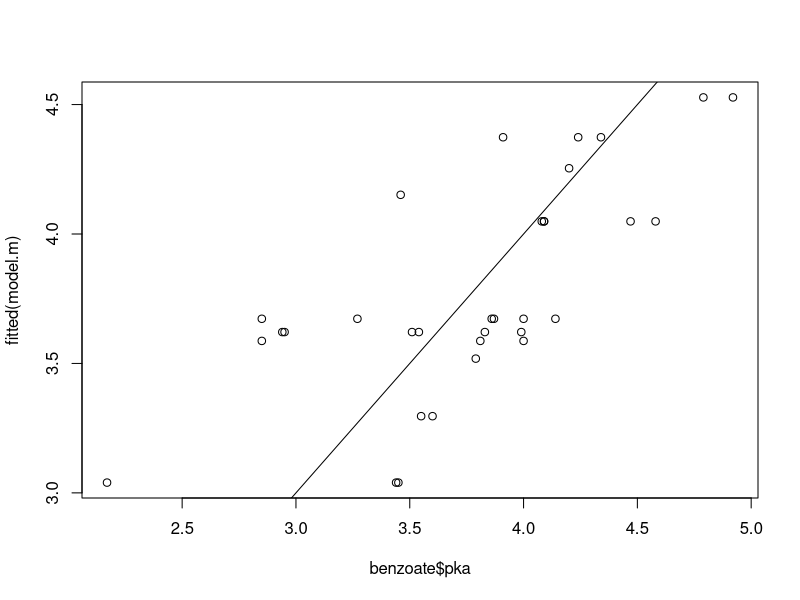
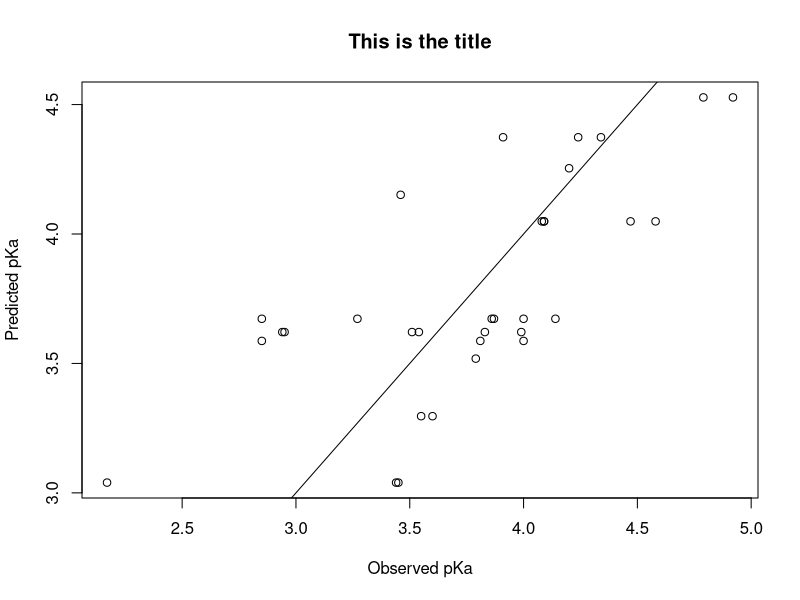
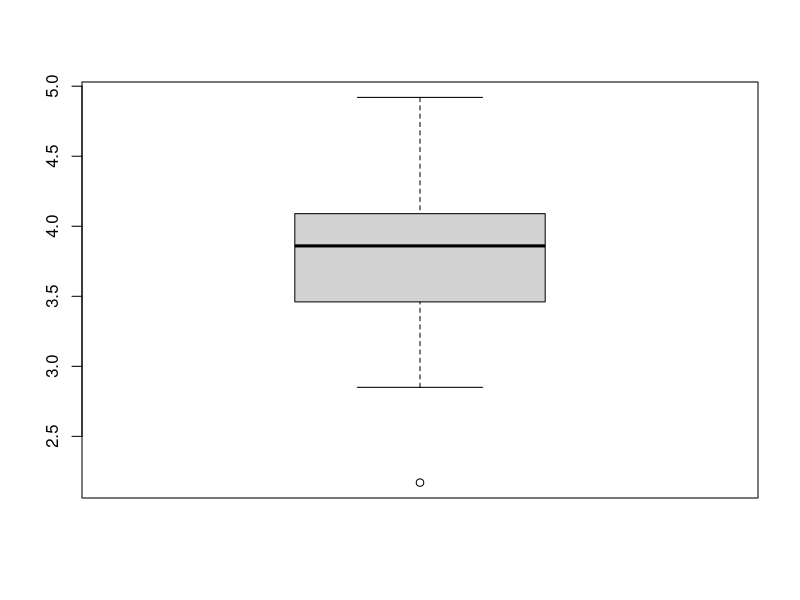
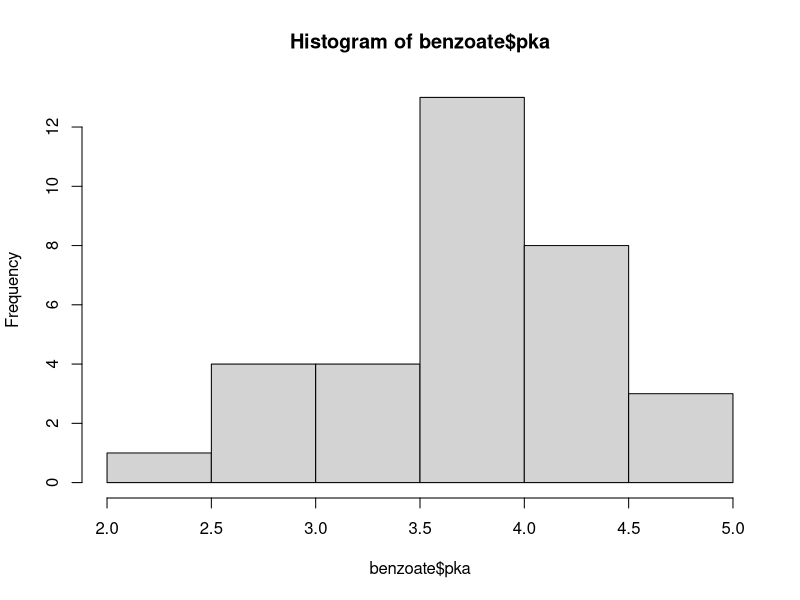
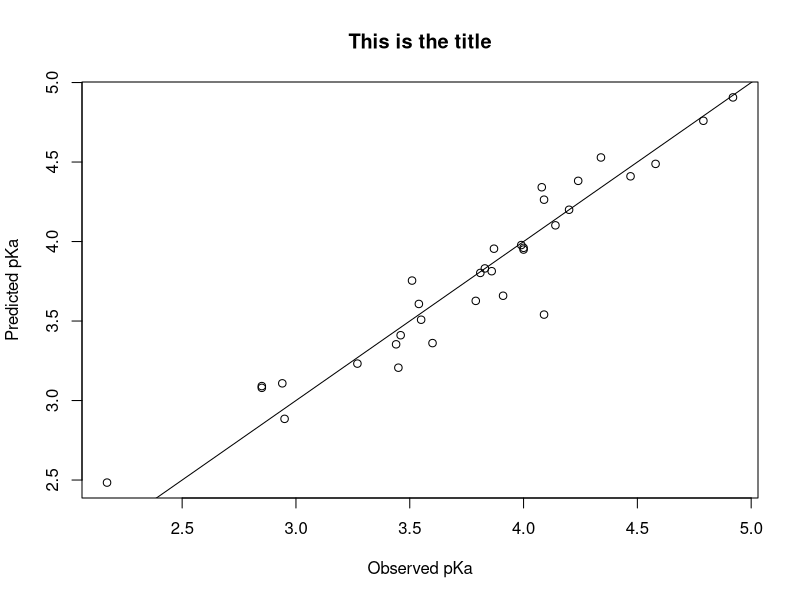

Source code (R) for these figures, in order: (Note: this script raises an error after producing the figures.)
# This .R file is for students to practice basic R commands.
# We can use the pound symbol# to add any comments. 
# Here, we use it to give you instructions on what to do. 

# Please follow the instructor to type and run commands under the related comment lines
# Once you typed the commands, use "ctrl + Enter" on PC or "Command + Enter" on Mac to run the command


# Load Data:  Building QSAR models with R

# Load the data file benzoate.txt from the /data/ folder
# File menu (top left)
#    Import Dataset
#    from Text (base)
#    navigate to the data folder
#    select benzoate.txt

# The Import Panel has several settings and a preview of the data
# Heading Yes
# Row Names - select "Use First Column" 
#               (otherwise you may get strange results later)
# Separator Tab

benzoate <- read.delim("./data/benzoate.txt", row.names=1) 

# view the datafile in the terminal window

benzoate

# you can also see the dataset using the Environment tab (top right panel)


# Demonstration:  Building QSAR models with R

# A simple Example
# Build a linear model comparing benzoate$pka with benzoate$sigma.m
# the ~ is used the way you would normally use =
# 
# this model attempts to predict the value of the pKa based on the variable sigma.m

model.m <- lm(pka ~ sigma.m, data=benzoate)

# plot the results
# and add a line for x=y, which represents the ideal prediction by the model

plot(benzoate$pka, fitted(model.m))

abline(a=0, b=1)

# see a numerical summary of the model's statistics
# 

summary(model.m)


# update the plot with a title and label the axes

plot(benzoate$pka, fitted(model.m), main="This is the title", xlab="Observed pKa", ylab="Predicted pKa")

# it's a new plot, so you have to add the line again

abline(a=0, b=1)


# Part 1: Exploratory look at pKa values

# the variable we are attempting to predict is pKa
# it is good practice to look at how the pKa's are distributed
# before modelling

# in each case we only want to see the first column of the data set: pKa
# if you don't specify "$pka" R will give the answer for all of the columns
# this might be a little hard to digest all at once

# how many data points are there

length(benzoate$pka)

# what is the median value

median(benzoate$pka)

# what are the minimum and maximum values

min(benzoate$pka)
max(benzoate$pka)

# a couple of ways to visualize the data spread graphically

# a boxplot - you can add a title and label the axes if you like

boxplot(benzoate$pka)

# a histogram

hist(benzoate$pka)



# Part 2: Model Building

# the data set has 8 variables that could be used to predict the pKa values
# initially we do not know which ones are going to be important
# so we will start by using the whole data set
# and systematically remove low performing variables
# a process called backward stepping

#
#
#

# model with All 8 Descriptors 

model.all <- lm(pka ~ . , data=benzoate)

# plot the results

plot(benzoate$pka, fitted(model.all), main="This is the title", xlab="Observed pKa", ylab="Predicted pKa")

# add a line

abline(a=0, b=1)

# Get quantitative info on each model using:

summary(model.all)


# Best 5 Descriptors from model.all 
# the ones with the lowest Pr values in the summary of model.all

model.5 <- lm(pka ~  sigma.p + sigma.m + ortho + tpsa + logp,  data=benzoate)

# generate a plot and data summary for model.5 following the pattern used for model.all
# don't forget to change "model.all" to "model.5"

# Best 2 Descriptors from model.5 
#  fill in the actual descriptors yourself
# summary(modle.5) will list Pr values for each descriptor
# note: the Intercept will have is not a descriptor

model.2 <- lm(pka ~    desc  +  desc, data=benzoate)

# plot and summary

# Best 1 Descriptor from model.2 (fill in the actual descriptors yourself)

model.1 <- lm(pka ~    desc, data=benzoate)

# plot and summary

#what does it all mean?

#

#